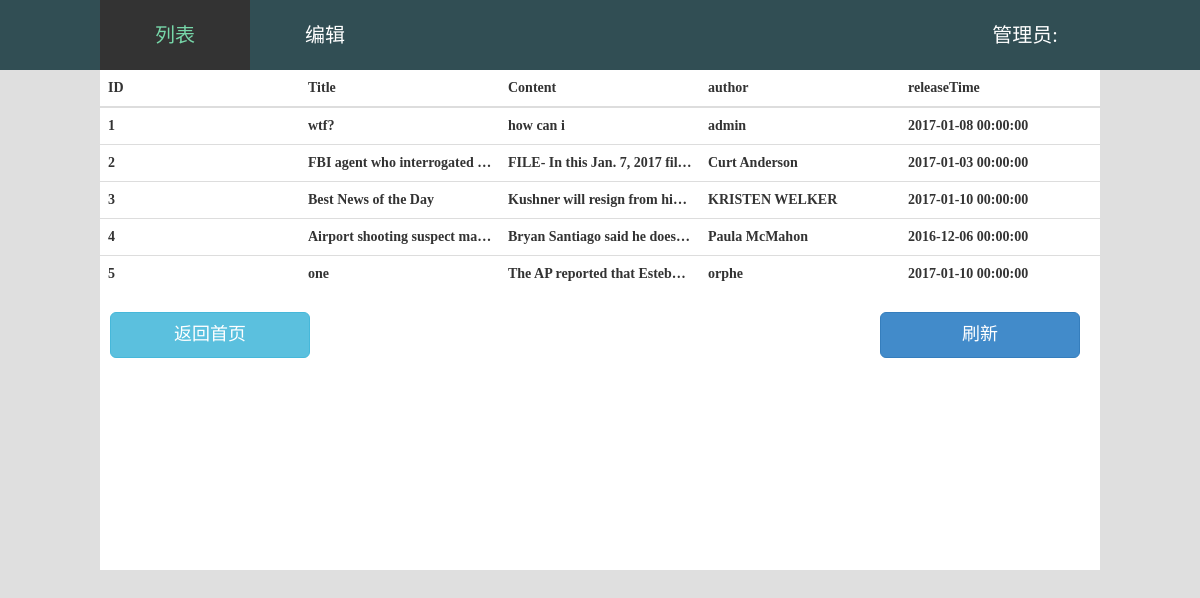
/admin/Admin.php, run on the app's committed database.
### tables this page shows
CREATE TABLE IF NOT EXISTS `cnta_news` (
  `ID` int(20) unsigned NOT NULL AUTO_INCREMENT,
  `title` varchar(100) NOT NULL,
  `author` varchar(50) NOT NULL,
  `releaseTime` datetime NOT NULL,
  `content` text NOT NULL,
  PRIMARY KEY (`ID`)
);

### admin/Admin.php (the view, shortened to what this page needs)
<!DOCTYPE html>
<html lang="zh-CN">
<head>
	<link rel="stylesheet" type="text/css" href="static/css/bootstrap.min.css">
	<link rel="stylesheet" type="text/css" href="static/css/style.css">
</head>
<body>
	<div class="header">
		<ul>
			<li class="active">列表</li>
			<li>编辑</li>
			<li>
				<div>管理员:<?php echo $admin ?></div>
			</li>
		</ul>
	</div>
	<div class="mainer showlist">
		<table class="table table-hover">
			<thead>
				<tr>
					<th>ID</th>
					<th>Title</th>
					<th>Content</th>
					<th>author</th>
					<th>releaseTime</th>
				</tr>
			</thead>
			<tbody>
			<?php
				$link = mysqli_connect(DB_HOST, DB_USER, DB_PASS, DB_NAME);
				$query = "SELECT * FROM cnta_news";
				$res = mysqli_query($link,$query);
				$num = mysqli_num_rows($res);
				while($num)
				{
					$currentRow = mysqli_fetch_array($res);
					echo <<<TABLE
					<tr>
						<th>{$currentRow['ID']}</th>
						<th>{$currentRow['title']}</th>
						<th><nobr>{$currentRow['content']}</nobr></th>
						<th>{$currentRow['author']}</th>
						<th>{$currentRow['releaseTime']}</th>
					</tr>
TABLE;
					$num--;
				}
			?>
			</tbody>
		</table>
		<button class="btn btn-info btn-lg" onclick="window.location.href='../index.php'">返回首页</button>
		<button class="btn btn-primary btn-lg" onclick="window.location.href='Admin.php'">刷新</button>
	</div>
</body>
</html>

### admin/static/css/style.css (style rules this page uses)
* { margin: 0; padding: 0; font-family: "Microsoft YaHei"; }
body { width: 100%; height: 100vh; background-color: #DFDFDF; }
.header { width: 100%; height: 70px; background-color: #314E54; position: absolute; top: 0; }
.header ul { height: 100%; width: 1000px; margin: 0 auto; }
.header ul li { width: 150px; line-height: 70px; color: #fff; font-size: 20px; list-style-type: none; text-align: center; float: left; cursor: pointer; }
.header ul li:last-child { float: right; }
.header ul li.active { color: #77D7A9; background-color: #333; }
.showlist { width: 1000px; position: absolute; top: 70px; left: 50%; margin-left: -500px; min-height: 500px; background-color: #fff; }
.showlist table { table-layout: fixed; }
.showlist table tr th { overflow: hidden; white-space: nowrap; text-overflow: ellipsis; }
.showlist button { width: 200px; margin-left: 10px; }
.showlist button:last-child { float: right; margin-right: 20px; }

### data on the page
cnta_news: ID "1", title "wtf?", content "how can i", author "admin", releaseTime "2017-01-08 00:00:00"
cnta_news: ID "2", title "FBI agent who interrogated…", content "FILE- In this Jan. 7, 2017 fil…", author "Curt Anderson", releaseTime "2017-01-03 00:00:00"
cnta_news: ID "3", title "Best News of the Day", content "Kushner will resign from hi…", author "KRISTEN WELKER", releaseTime "2017-01-10 00:00:00"
cnta_news: ID "4", title "Airport shooting suspect ma…", content "Bryan Santiago said he does…", author "Paula McMahon", releaseTime "2016-12-06 00:00:00"
cnta_news: ID "5", title "one", content "The AP reported that Esteb…", author "orphe", releaseTime "2017-01-10 00:00:00"
